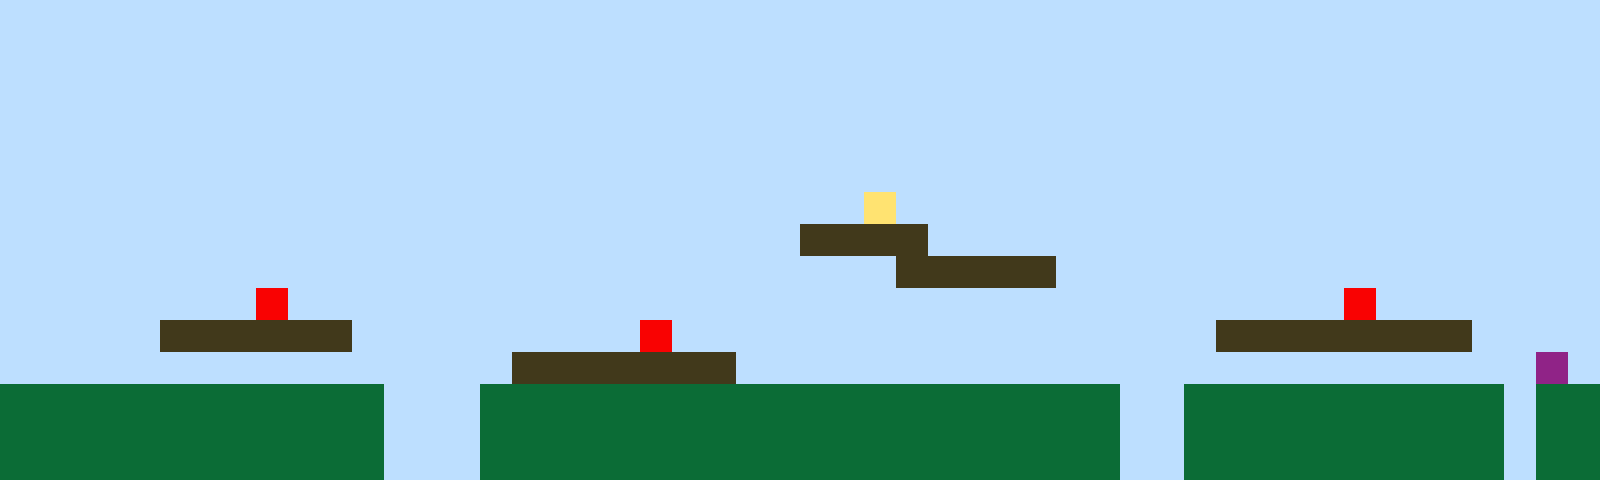

The image is a tile-based game level rendered from a .tmx file. Its description and complete source (layers, tilesets, objects, tile grids) follow:
An orthogonal 50x15 tile map with 32x32 px tiles, 1 tile layer (Tile Layer 1).

<map version="1.10" tiledversion="1.11.2" orientation="orthogonal" renderorder="right-up" width="50" height="15" tilewidth="32" tileheight="32" infinite="0" nextlayerid="2" nextobjectid="1"><editorsettings><export target="map1.csv" format="csv" /></editorsettings><tileset firstgid="1" name="sprites" tilewidth="32" tileheight="32" tilecount="6" columns="3"><image source="sprites.png" width="96" height="64" /></tileset><layer id="1" name="Tile Layer 1" width="50" height="15"><data encoding="csv">1,1,1,1,1,1,1,1,1,1,1,1,1,1,1,1,1,1,1,1,1,1,1,1,1,1,1,1,1,1,1,1,1,1,1,1,1,1,1,1,1,1,1,1,1,1,1,1,1,1,1,1,1,1,1,1,1,1,1,1,1,1,1,1,1,1,1,1,1,1,1,1,1,1,1,1,1,1,1,1,1,1,1,1,1,1,1,1,1,1,1,1,1,1,1,1,1,1,1,1,1,1,1,1,1,1,1,1,1,1,1,1,1,1,1,1,1,1,1,1,1,1,1,1,1,1,1,1,1,1,1,1,1,1,1,1,1,1,1,1,1,1,1,1,1,1,1,1,1,1,1,1,1,1,1,1,1,1,1,1,1,1,1,1,1,1,1,1,1,1,1,1,1,1,1,1,1,1,1,1,1,1,1,1,1,1,1,1,1,1,1,1,1,1,1,1,1,1,1,1,1,1,1,1,1,1,1,1,1,1,1,1,1,1,1,1,1,1,1,1,1,1,1,1,1,1,1,1,1,1,1,1,1,1,1,1,1,1,1,1,1,1,1,1,1,1,1,1,1,1,1,1,1,1,1,1,1,1,1,1,1,1,1,1,1,1,1,1,1,1,1,1,1,1,1,1,1,1,1,1,1,1,1,1,1,1,1,1,1,1,1,1,1,1,1,1,1,1,1,1,1,1,1,1,1,1,1,1,1,1,1,1,1,1,1,1,1,1,1,1,1,1,1,1,1,1,1,4,1,1,1,1,1,1,1,1,1,1,1,1,1,1,1,1,1,1,1,1,1,1,1,1,1,1,1,1,1,1,1,1,1,1,1,1,1,1,1,1,1,1,1,1,1,1,1,3,3,3,3,1,1,1,1,1,1,1,1,1,1,1,1,1,1,1,1,1,1,1,1,1,1,1,1,1,1,1,1,1,1,1,1,1,1,1,1,1,1,1,1,1,1,1,1,1,1,1,1,1,3,3,3,3,3,1,1,1,1,1,1,1,1,1,1,1,1,1,1,1,1,1,1,1,1,1,1,1,1,1,5,1,1,1,1,1,1,1,1,1,1,1,1,1,1,1,1,1,1,1,1,1,1,1,1,1,1,1,1,1,1,1,1,1,5,1,1,1,1,1,1,1,1,1,1,1,1,3,3,3,3,3,3,1,1,1,1,1,1,1,1,1,5,1,1,1,1,1,1,1,1,1,1,1,1,1,1,1,1,1,3,3,3,3,3,3,3,3,1,1,1,1,1,1,1,1,1,1,1,1,1,1,1,1,1,1,1,1,3,3,3,3,3,3,3,1,1,1,1,1,1,1,1,1,1,1,1,1,1,1,1,1,1,1,1,1,1,1,1,1,6,1,2,2,2,2,2,2,2,2,2,2,2,2,1,1,1,2,2,2,2,2,2,2,2,2,2,2,2,2,2,2,2,2,2,2,2,1,1,2,2,2,2,2,2,2,2,2,2,1,2,2,2,2,2,2,2,2,2,2,2,2,2,2,1,1,1,2,2,2,2,2,2,2,2,2,2,2,2,2,2,2,2,2,2,2,2,1,1,2,2,2,2,2,2,2,2,2,2,1,2,2,2,2,2,2,2,2,2,2,2,2,2,2,1,1,1,2,2,2,2,2,2,2,2,2,2,2,2,2,2,2,2,2,2,2,2,1,1,2,2,2,2,2,2,2,2,2,2,1,2,2</data></layer></map>
